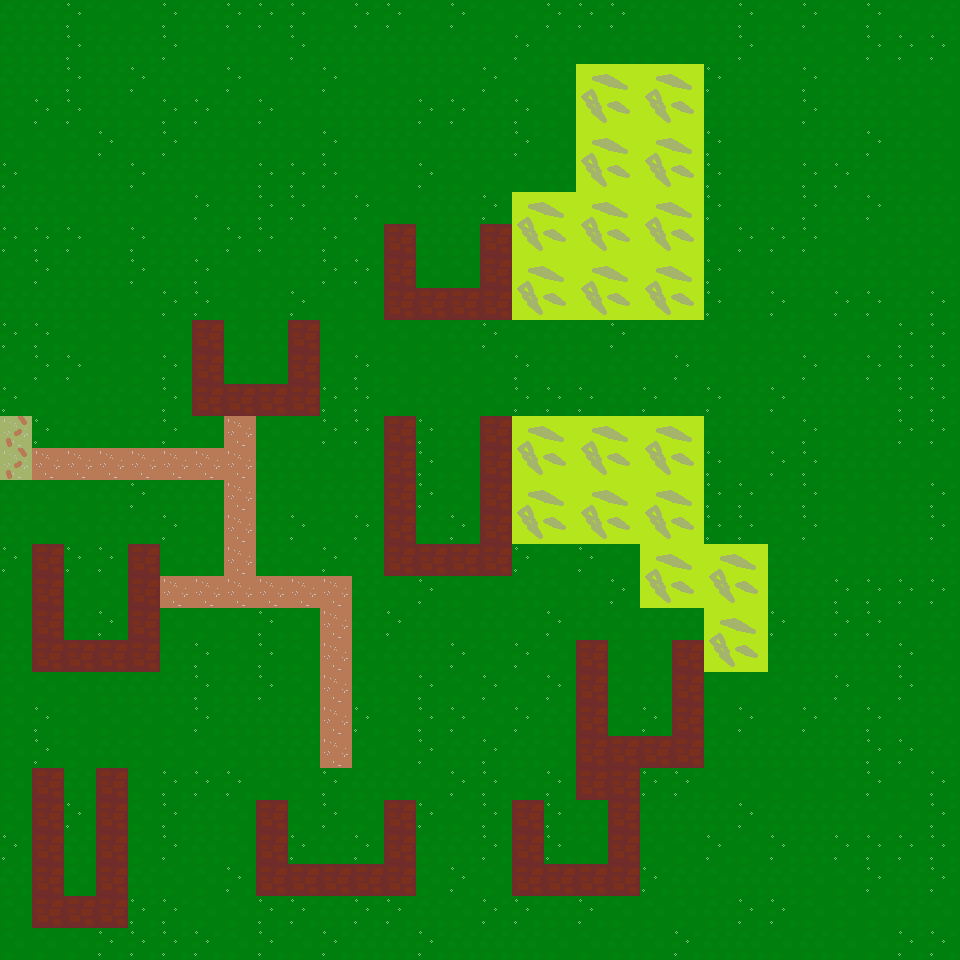

A level layout from a 2D game, rendered from its tile map. Below: a short description, then the map file with tile-grid data replaced by summaries:
An orthogonal 30x30 tile map with 32x32 px tiles, 2 tile layers (Background, Foreground), 1 hidden layer not drawn, 5 tilesets.

<map version="1.0" orientation="orthogonal" renderorder="right-down" width="30" height="30" tilewidth="32" tileheight="32">
 <tileset firstgid="1" name="jrpggrass32x32" tilewidth="32" tileheight="32">
  <image source="jrpggrass.png" width="96" height="32" />
 </tileset>
 <tileset firstgid="4" name="jrpgpath32x32" tilewidth="32" tileheight="32">
  <image source="jrpgpath.png" width="64" height="32" />
 </tileset>
 <tileset firstgid="6" name="jrpgbrick32x32" tilewidth="32" tileheight="32">
  <properties>
   <property name="blocked" value="true" />
  </properties>
  <image source="jrpgbrick.png" width="32" height="32" />
 </tileset>
 <tileset firstgid="7" name="jrpgfield64x64" tilewidth="64" tileheight="64">
  <image source="jrpgfield.png" width="64" height="64" />
 </tileset>
 <tileset firstgid="8" name="jrpgtree32x32" tilewidth="32" tileheight="32">
  <image source="jrpgtree.png" width="32" height="64" />
 </tileset>
 <layer name="Background" width="30" height="30">
  <data>[900 cells, 900 non-empty, 5 distinct tile ids]</data>
 </layer>
 <layer name="Foreground" width="30" height="30">
  <data>[900 cells, 97 non-empty, 2 distinct tile ids]</data>
 </layer>
 <layer name="Top" width="30" height="30" visible="0">
  <data>[900 cells, 30 non-empty, 1 distinct tile ids]</data>
 </layer>
</map>
